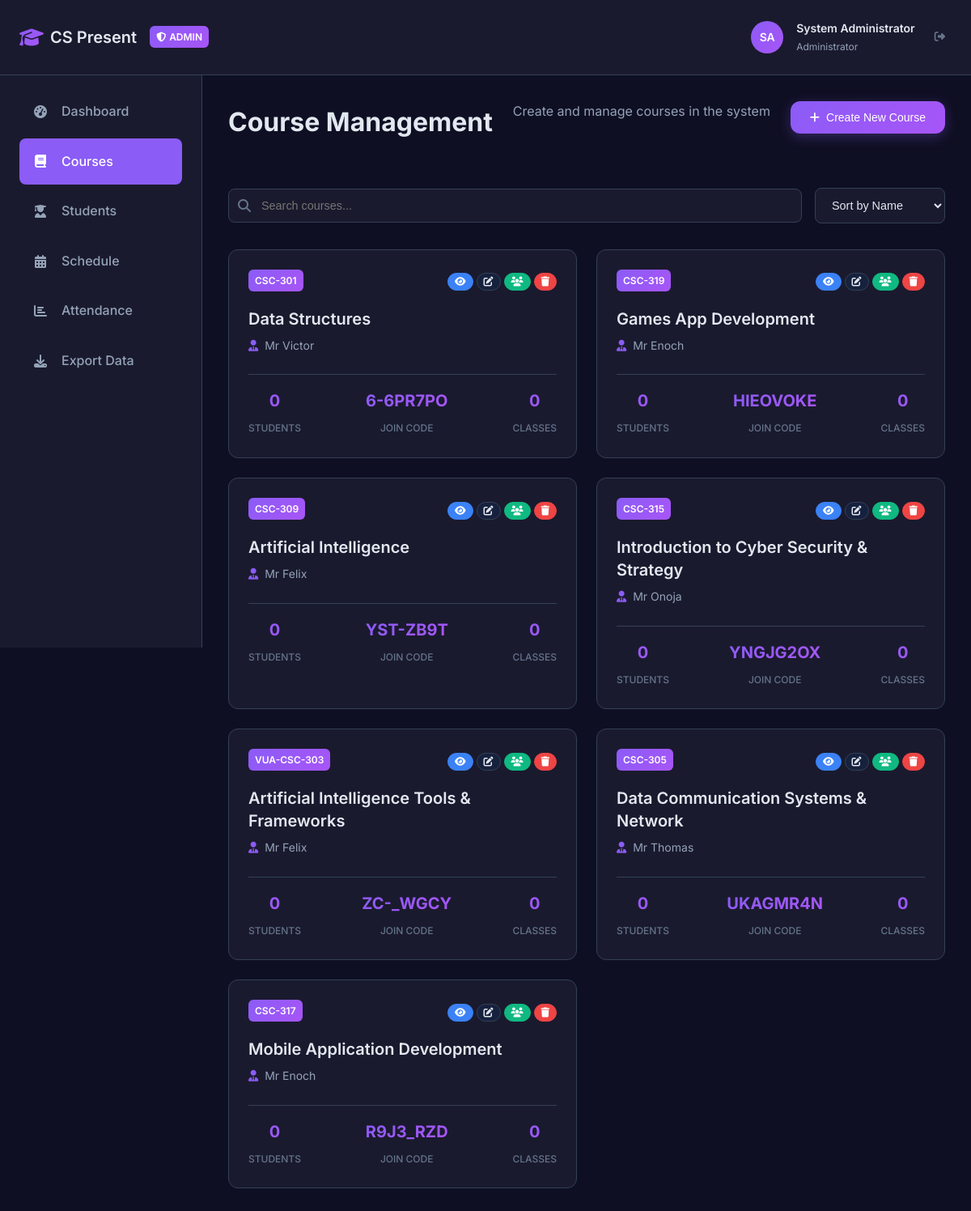
The app's page /courses (signed in), older data.
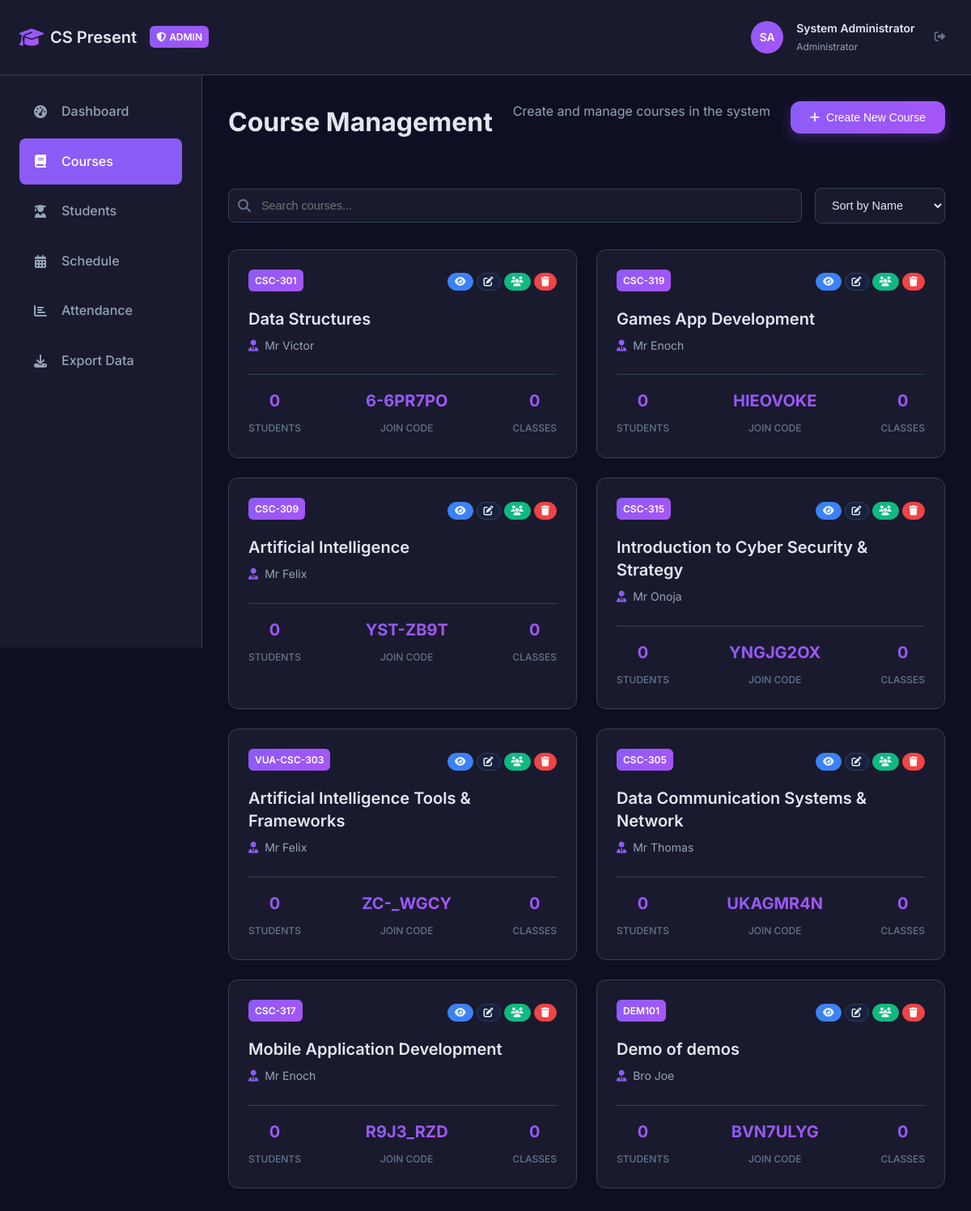
The same page, newer data.
### models.py (models this page shows, shortened)
class Course(db.Model):
    id = db.Column(db.Integer, primary_key=True)
    course_code = db.Column(db.String(10), unique=True, nullable=False)
    course_title = db.Column(db.String(200), nullable=False)
    lecturer_name = db.Column(db.String(100), nullable=False)
    description = db.Column(db.Text)
    join_code = db.Column(db.String(10), unique=True, nullable=False)
    cover_image = db.Column(db.String(255), default='default-course.jpg')
    created_at = db.Column(db.DateTime, default=datetime.utcnow)
    enrollments = db.relationship('Enrollment', backref='course', lazy=True, cascade='all, delete-orphan')
    class_sessions = db.relationship('ClassSession', backref='course', lazy=True, cascade='all, delete-orphan')
    attendance_records = db.relationship('AttendanceRecord', backref='course', lazy=True, cascade='all, delete-orphan')
    def get_enrollment_count(self):
        return len(self.enrollments)

### app.py (the view, shortened to what this page needs)
@app.route("/courses")
@login_required
def courses():
    user = User.query.get(session["user_id"])
    if user.role == "admin":
        courses = Course.query.all()
        return render_template("admin/courses.html", courses=courses, user=user)

### app.py (called while the page is built)
def login_required(f):
    @wraps(f)
    def decorated_function(*args, **kwargs):
        if "user_id" not in session:
            return redirect(url_for("login"))
        return f(*args, **kwargs)
    return decorated_function

### templates/admin/courses.html (shortened to what the changed rows need)
{% extends "base.html" %}
{% block content %}
<div class="app-layout">
    <div class="admin-main">
        <div class="admin-content">
            <div class="page-header">
                <h1 class="page-title">Course Management</h1>
            </div>
            <div class="courses-grid" id="coursesList">
                {% for course in courses %}
                <div class="course-card" data-course-name="{{ course.course_title|lower }}" data-course-code="{{ course.course_code|lower }}">
                    <div class="course-header">
                        <div class="course-code">{{ course.course_code }}</div>
                        <div class="course-actions">
                            <button class="btn btn-info btn-sm" onclick="viewCourse({{ course.id }})" title="View Details">
                                <i class="fas fa-eye"></i>
                            </button>
                            <button class="btn btn-secondary btn-sm" onclick="editCourse({{ course.id }})" title="Edit Course">
                                <i class="fas fa-edit"></i>
                            </button>
                            <button class="btn btn-success btn-sm" onclick="manageStudents({{ course.id }})" title="Manage Students">
                                <i class="fas fa-users"></i>
                            </button>
                            <button class="btn btn-danger btn-sm" onclick="confirmDeleteCourse({{ course.id }}, '{{ course.course_title }}')" title="Delete Course">
                                <i class="fas fa-trash"></i>
                            </button>
                        </div>
                    </div>
                    <h3 class="course-title">{{ course.course_title }}</h3>
                    <p class="course-lecturer"><i class="fas fa-user-tie"></i> {{ course.lecturer_name }}</p>
                    <div class="course-stats">
                        <div class="stat-item">
                            <span class="stat-value">{{ course.get_enrollment_count() }}</span>
                            <span class="stat-label">Students</span>
                        </div>
                        <div class="stat-item">
                            <span class="stat-value">{{ course.join_code }}</span>
                            <span class="stat-label">Join Code</span>
                        </div>
                        <div class="stat-item">
                            <span class="stat-value">{{ course.class_sessions|length }}</span>
                            <span class="stat-label">Classes</span>
                        </div>
                    </div>
                </div>
                {% endfor %}
            </div>
        </div>
    </div>
</div>
{% endblock %}

Row changes from the older to the newer data that the page shows:
added Course: course_code "DEM101", course_title "Demo of demos", lecturer_name "Bro Joe", get_enrollment_count "0", join_code "BVN7ULYG", class_sessions|length "0"
